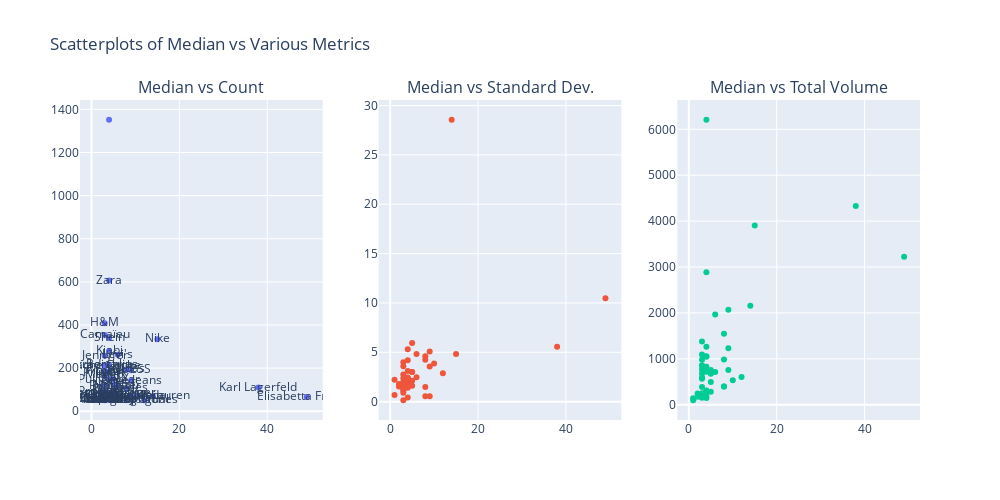

Notebook cell for this chart:
### Code cell
import plotly.graph_objs as go
from plotly.subplots import make_subplots
import numpy as np

# Create subplots
fig = make_subplots(rows=1, cols=3, subplot_titles=("Median vs Count", "Median vs Standard Dev.", "Median vs Total Volume"))

# Add scatterplot for median vs count
scatter1 = go.Scatter(x=data2['median'], y=data2['count'], mode='markers+text', text=data2['brand_title'], name='Median vs Count', customdata=np.stack((data2['brand_title'], data2['std'], data2['sum'], data2['count']), axis = 1))
fig.add_trace(scatter1, row=1, col=1)
fig.update_traces(
    hovertemplate="Brand: %{customdata[0]}<br>Median: %{x:,.1f} <br>Count: %{customdata[3]:,.0f}<br>Volume: %{customdata[2]:,.0f}<br>Std Dev: %{customdata[1]:,.0f}",
    
)

# Add scatterplot for median vs standard deviation
scatter2 = go.Scatter(x=data2['median'], y=data2['std'], mode='markers', name='Median vs Standard Dev.', customdata=np.stack((data2['brand_title'], data2['std'], data2['sum'], data2['count']), axis = 1))
fig.add_trace(scatter2, row=1, col=2)
fig.update_traces(
    hovertemplate="Brand: %{customdata[0]}<br>Median: %{x:,.1f} <br>Count: %{y:,.0f}<br>Volume: %{customdata[2]:,.0f}<br>Std Dev: %{customdata[1]:,.0f}",
    
)

# Add scatterplot for median vs total volume
scatter3 = go.Scatter(x=data2['median'], y=data2['sum'], mode='markers', name='Median vs Total Volume', customdata=np.stack((data2['brand_title'], data2['std'], data2['sum'], data2['count']), axis = 1))
fig.add_trace(scatter3, row=1, col=3)
fig.update_traces(
    hovertemplate="Brand: %{customdata[0]}<br>Median: %{x:,.1f} <br>Count: %{y:,.0f}<br>Volume: %{customdata[2]:,.0f}<br>Std Dev: %{customdata[1]:,.0f}",
    
)

# Update layout
fig.update_layout(title='Scatterplots of Median vs Various Metrics', showlegend=False, height=500, width=1000)

### Figure 1 — Plotly figure (JSON) as saved in the notebook; plotly's stock layout.template omitted (floating-point values rounded to 4 significant figures; data arrays with more than 128 entries replaced by an {"elided": "..."} marker saying what was removed)
{"data": [{"customdata": {"elided": "51x4 mixed values"}, "hovertemplate": "Brand: %{customdata[0]}<br>Median: %{x:,.1f} <br>Count: %{y:,.0f}<br>Volume: %{customdata[2]:,.0f}<br>Std Dev: %{customdata[1]:,.0f}", "mode": "markers+text", "name": "Median vs Count", "text": ["", "Bershka", "Bizzbee", "Cache Cache", "Calvin Klein", "Camaïeu", "Champion", "Costes", "Desigual", "Elisabetta Franchi", "Ellesse", "Etam", "GUESS", "Gémo", "H&M", "Hollister", "In Extenso", "Inconnu", "Jennyfer", "Kaporal", "Karl Lagerfeld", "Kiabi", "Levi's", "Loavies", "Local", "Mango", "Marvel", "Mim", "Morgan", "Naf Naf", "Nike", "ONLY", "Patrice Breal", "Pepe Jeans", "Pimkie", "Primark", "Promod", "Pull & Bear", "Puma", "Ralph Lauren", "Shein", "SoSoire", "Stradivarius", "Superdry", "The Rolling Stones", "Tommy Hilfiger", "Undiz", "Vero Moda", "Zara", "adidas", "sans marque"], "type": "scatter", "x": [4, 4, 2, 3, 9, 3, 8, 4, 12, 49, 3, 3, 9, 3, 3, 6, 1, 1, 3, 5, 38, 4, 6, 8, 4, 3, 3, 3, 4, 5, 15, 5, 3, 9, 3, 3, 2, 4, 3, 14, 4, 4, 3, 4, 8, 5, 4, 10, 4, 8, 5], "xaxis": "x", "y": [1352, 215, 58, 209, 70, 354, 59, 62, 51, 66, 71, 77, 190, 77, 408, 119, 63, 52, 257, 93, 110, 279, 262, 107, 184, 166, 51, 94, 52, 124, 334, 149, 58, 142, 189, 179, 87, 147, 119, 70, 340, 53, 215, 58, 51, 86, 81, 71, 606, 194, 82], "yaxis": "y"}, {"customdata": {"elided": "51x4 mixed values"}, "hovertemplate": "Brand: %{customdata[0]}<br>Median: %{x:,.1f} <br>Count: %{y:,.0f}<br>Volume: %{customdata[2]:,.0f}<br>Std Dev: %{customdata[1]:,.0f}", "mode": "markers", "name": "Median vs Standard Dev.", "type": "scatter", "x": [4, 4, 2, 3, 9, 3, 8, 4, 12, 49, 3, 3, 9, 3, 3, 6, 1, 1, 3, 5, 38, 4, 6, 8, 4, 3, 3, 3, 4, 5, 15, 5, 3, 9, 3, 3, 2, 4, 3, 14, 4, 4, 3, 4, 8, 5, 4, 10, 4, 8, 5], "xaxis": "x2", "y": [5.32, 4.204, 1.787, 1.972, 3.551, 0.895, 1.477, 2.303, 2.868, 10.49, 1.514, 2.359, 5.087, 1.242, 1.603, 2.472, 0.6667, 2.217, 1.108, 2.991, 5.566, 1.891, 4.829, 4.234, 3.11, 3.991, 0.14, 1.835, 1.405, 3.008, 4.824, 1.608, 1.468, 0.5529, 1.947, 1.945, 1.531, 2.457, 2.76, 28.56, 1.656, 1.481, 3.587, 2.334, 0.543, 5.946, 0.4216, 3.861, 2.354, 4.606, 2.115], "yaxis": "y2"}, {"customdata": {"elided": "51x4 mixed values"}, "hovertemplate": "Brand: %{customdata[0]}<br>Median: %{x:,.1f} <br>Count: %{y:,.0f}<br>Volume: %{customdata[2]:,.0f}<br>Std Dev: %{customdata[1]:,.0f}", "mode": "markers", "name": "Median vs Total Volume", "type": "scatter", "x": [4, 4, 2, 3, 9, 3, 8, 4, 12, 49, 3, 3, 9, 3, 3, 6, 1, 1, 3, 5, 38, 4, 6, 8, 4, 3, 3, 3, 4, 5, 15, 5, 3, 9, 3, 3, 2, 4, 3, 14, 4, 4, 3, 4, 8, 5, 4, 10, 4, 8, 5], "xaxis": "x3", "y": [6208, 1047, 176, 770, 758, 1096, 395, 268, 606, 3222, 229, 232, 2071, 252, 1376, 715, 98, 141, 854, 497, 4328, 1057, 1965, 983, 828, 853, 152, 389, 193, 675, 3907, 690, 171, 1232, 593, 679, 244, 720, 564, 2159, 1266, 149, 979, 304, 400, 757, 312, 533, 2886, 1548, 283], "yaxis": "y3"}], "layout": {"annotations": [{"font": {"size": 16}, "showarrow": false, "text": "Median vs Count", "x": 0.1444, "xanchor": "center", "xref": "paper", "y": 1, "yanchor": "bottom", "yref": "paper"}, {"font": {"size": 16}, "showarrow": false, "text": "Median vs Standard Dev.", "x": 0.5, "xanchor": "center", "xref": "paper", "y": 1, "yanchor": "bottom", "yref": "paper"}, {"font": {"size": 16}, "showarrow": false, "text": "Median vs Total Volume", "x": 0.8556, "xanchor": "center", "xref": "paper", "y": 1, "yanchor": "bottom", "yref": "paper"}], "height": 500, "showlegend": false, "title": {"text": "Scatterplots of Median vs Various Metrics"}, "width": 1000, "xaxis": {"anchor": "y", "domain": [0, 0.2889]}, "xaxis2": {"anchor": "y2", "domain": [0.3556, 0.6444]}, "xaxis3": {"anchor": "y3", "domain": [0.7111, 1]}, "yaxis": {"anchor": "x", "domain": [0, 1]}, "yaxis2": {"anchor": "x2", "domain": [0, 1]}, "yaxis3": {"anchor": "x3", "domain": [0, 1]}}}
